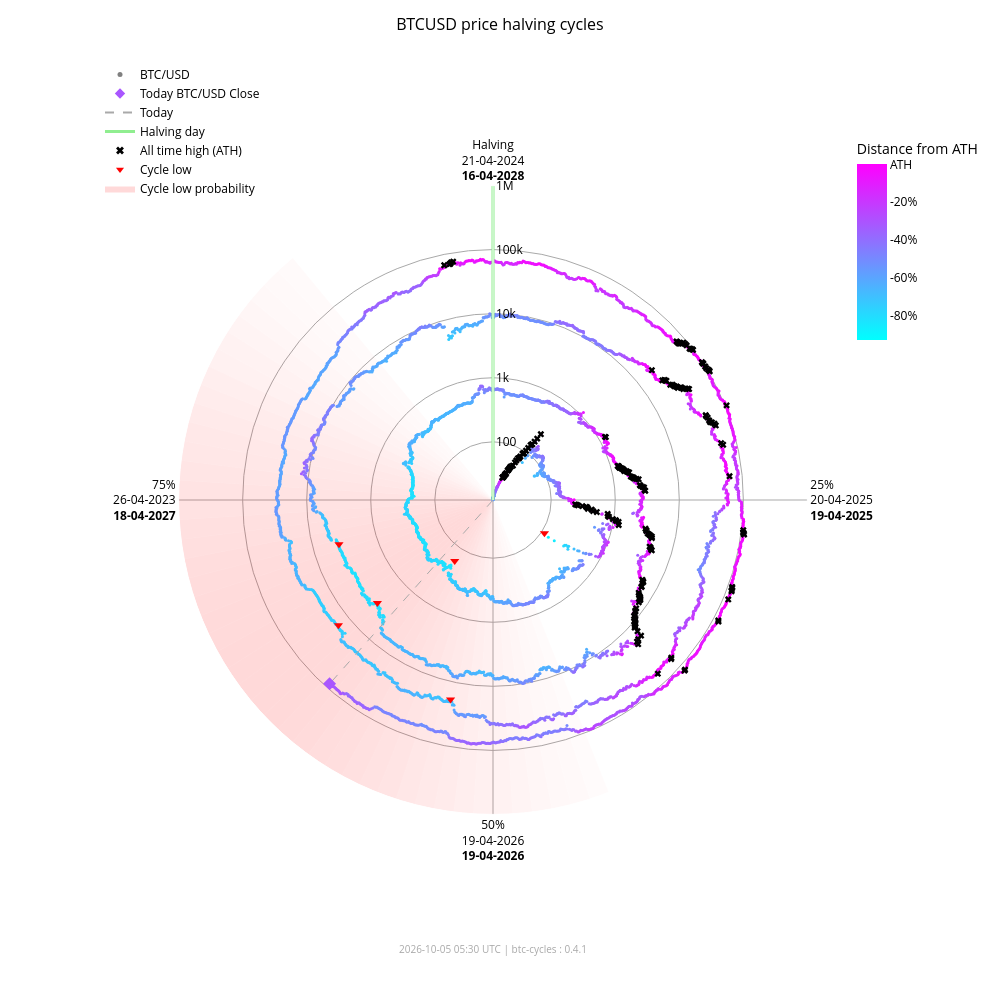

Write notebook code for a chart like this one.
### Markdown cell above
### Interactive chart (plotly)

### Code cell
fig_interactive = btc.plot(
    kind="interactive",
    from_date="2012-11-28",
)
# plotly config for interactivity
config = {"scrollZoom": True, "displayModeBar": True}
# display in notebook
fig_interactive.show(config=config)

### Figure 1 — Plotly figure (JSON) as saved in the notebook; plotly's stock layout.template omitted (floating-point values rounded to 4 significant figures; data arrays with more than 128 entries replaced by an {"elided": "..."} marker saying what was removed)
{"data": [{"fill": "toself", "fillcolor": "rgba(255,0,0,0.017168280509461755)", "hoverinfo": "skip", "line": {"width": 0}, "mode": "lines", "r": [12.35, 1000000, 1000000, 12.35, 12.35], "showlegend": false, "theta": [158.4, 158.4, 162.0, 162.0, 158.4], "type": "scatterpolar"}, {"fill": "toself", "fillcolor": "rgba(255,0,0,0.022114794501891175)", "hoverinfo": "skip", "line": {"width": 0}, "mode": "lines", "r": [12.35, 1000000, 1000000, 12.35, 12.35], "showlegend": false, "theta": [162.0, 162.0, 165.6, 165.6, 162.0], "type": "scatterpolar"}, {"fill": "toself", "fillcolor": "rgba(255,0,0,0.02790404259511669)", "hoverinfo": "skip", "line": {"width": 0}, "mode": "lines", "r": [12.35, 1000000, 1000000, 12.35, 12.35], "showlegend": false, "theta": [165.6, 165.6, 169.2, 169.2, 165.6], "type": "scatterpolar"}, {"fill": "toself", "fillcolor": "rgba(255,0,0,0.034518294852420334)", "hoverinfo": "skip", "line": {"width": 0}, "mode": "lines", "r": [12.35, 1000000, 1000000, 12.35, 12.35], "showlegend": false, "theta": [169.2, 169.2, 172.8, 172.8, 169.2], "type": "scatterpolar"}, {"fill": "toself", "fillcolor": "rgba(255,0,0,0.041901979682821514)", "hoverinfo": "skip", "line": {"width": 0}, "mode": "lines", "r": [12.35, 1000000, 1000000, 12.35, 12.35], "showlegend": false, "theta": [172.8, 172.8, 176.4, 176.4, 172.8], "type": "scatterpolar"}, {"fill": "toself", "fillcolor": "rgba(255,0,0,0.04996405861294358)", "hoverinfo": "skip", "line": {"width": 0}, "mode": "lines", "r": [12.35, 1000000, 1000000, 12.35, 12.35], "showlegend": false, "theta": [176.4, 176.4, 180.0, 180.0, 176.4], "type": "scatterpolar"}, {"fill": "toself", "fillcolor": "rgba(255,0,0,0.05858349692240514)", "hoverinfo": "skip", "line": {"width": 0}, "mode": "lines", "r": [12.35, 1000000, 1000000, 12.35, 12.35], "showlegend": false, "theta": [180.0, 180.0, 183.6, 183.6, 180.0], "type": "scatterpolar"}, {"fill": "toself", "fillcolor": "rgba(255,0,0,0.06761662035375064)", "hoverinfo": "skip", "line": {"width": 0}, "mode": "lines", "r": [12.35, 1000000, 1000000, 12.35, 12.35], "showlegend": false, "theta": [183.6, 183.6, 187.2, 187.2, 183.6], "type": "scatterpolar"}, {"fill": "toself", "fillcolor": "rgba(255,0,0,0.07690481219944661)", "hoverinfo": "skip", "line": {"width": 0}, "mode": "lines", "r": [12.35, 1000000, 1000000, 12.35, 12.35], "showlegend": false, "theta": [187.2, 187.2, 190.8, 190.8, 187.2], "type": "scatterpolar"}, {"fill": "toself", "fillcolor": "rgba(255,0,0,0.08628112000611096)", "hoverinfo": "skip", "line": {"width": 0}, "mode": "lines", "r": [12.35, 1000000, 1000000, 12.35, 12.35], "showlegend": false, "theta": [190.8, 190.8, 194.4, 194.4, 190.8], "type": "scatterpolar"}, {"fill": "toself", "fillcolor": "rgba(255,0,0,0.09557490841018089)", "hoverinfo": "skip", "line": {"width": 0}, "mode": "lines", "r": [12.35, 1000000, 1000000, 12.35, 12.35], "showlegend": false, "theta": [194.4, 194.4, 198.0, 198.0, 194.4], "type": "scatterpolar"}, {"fill": "toself", "fillcolor": "rgba(255,0,0,0.10461455782963762)", "hoverinfo": "skip", "line": {"width": 0}, "mode": "lines", "r": [12.35, 1000000, 1000000, 12.35, 12.35], "showlegend": false, "theta": [198.0, 198.0, 201.6, 201.6, 198.0], "type": "scatterpolar"}, {"fill": "toself", "fillcolor": "rgba(255,0,0,0.11322908719652829)", "hoverinfo": "skip", "line": {"width": 0}, "mode": "lines", "r": [12.35, 1000000, 1000000, 12.35, 12.35], "showlegend": false, "theta": [201.6, 201.6, 205.2, 205.2, 201.6], "type": "scatterpolar"}, {"fill": "toself", "fillcolor": "rgba(255,0,0,0.12125015337052986)", "hoverinfo": "skip", "line": {"width": 0}, "mode": "lines", "r": [12.35, 1000000, 1000000, 12.35, 12.35], "showlegend": false, "theta": [205.2, 205.2, 208.8, 208.8, 205.2], "type": "scatterpolar"}, {"fill": "toself", "fillcolor": "rgba(255,0,0,0.12851590515331976)", "hoverinfo": "skip", "line": {"width": 0}, "mode": "lines", "r": [12.35, 1000000, 1000000, 12.35, 12.35], "showlegend": false, "theta": [208.8, 208.8, 212.4, 212.4, 208.8], "type": "scatterpolar"}, {"fill": "toself", "fillcolor": "rgba(255,0,0,0.13487757461161184)", "hoverinfo": "skip", "line": {"width": 0}, "mode": "lines", "r": [12.35, 1000000, 1000000, 12.35, 12.35], "showlegend": false, "theta": [212.4, 212.4, 216.0, 216.0, 212.4], "type": "scatterpolar"}, {"fill": "toself", "fillcolor": "rgba(255,0,0,0.14020862181849592)", "hoverinfo": "skip", "line": {"width": 0}, "mode": "lines", "r": [12.35, 1000000, 1000000, 12.35, 12.35], "showlegend": false, "theta": [216.0, 216.0, 219.6, 219.6, 216.0], "type": "scatterpolar"}, {"fill": "toself", "fillcolor": "rgba(255,0,0,0.14441504950654527)", "hoverinfo": "skip", "line": {"width": 0}, "mode": "lines", "r": [12.35, 1000000, 1000000, 12.35, 12.35], "showlegend": false, "theta": [219.6, 219.6, 223.2, 223.2, 219.6], "type": "scatterpolar"}, {"fill": "toself", "fillcolor": "rgba(255,0,0,0.14744459351271713)", "hoverinfo": "skip", "line": {"width": 0}, "mode": "lines", "r": [12.35, 1000000, 1000000, 12.35, 12.35], "showlegend": false, "theta": [223.2, 223.2, 226.8, 226.8, 223.2], "type": "scatterpolar"}, {"fill": "toself", "fillcolor": "rgba(255,0,0,0.14929223192296423)", "hoverinfo": "skip", "line": {"width": 0}, "mode": "lines", "r": [12.35, 1000000, 1000000, 12.35, 12.35], "showlegend": false, "theta": [226.8, 226.8, 230.4, 230.4, 226.8], "type": "scatterpolar"}, {"fill": "toself", "fillcolor": "rgba(255,0,0,0.15)", "hoverinfo": "skip", "line": {"width": 0}, "mode": "lines", "r": [12.35, 1000000, 1000000, 12.35, 12.35], "showlegend": false, "theta": [230.4, 230.4, 234.0, 234.0, 230.4], "type": "scatterpolar"}, {"fill": "toself", "fillcolor": "rgba(255,0,0,0.14965033825231114)", "hoverinfo": "skip", "line": {"width": 0}, "mode": "lines", "r": [12.35, 1000000, 1000000, 12.35, 12.35], "showlegend": false, "theta": [234.0, 234.0, 237.6, 237.6, 234.0], "type": "scatterpolar"}, {"fill": "toself", "fillcolor": "rgba(255,0,0,0.14835378057909807)", "hoverinfo": "skip", "line": {"width": 0}, "mode": "lines", "r": [12.35, 1000000, 1000000, 12.35, 12.35], "showlegend": false, "theta": [237.6, 237.6, 241.2, 241.2, 237.6], "type": "scatterpolar"}, {"fill": "toself", "fillcolor": "rgba(255,0,0,0.14623322283554635)", "hoverinfo": "skip", "line": {"width": 0}, "mode": "lines", "r": [12.35, 1000000, 1000000, 12.35, 12.35], "showlegend": false, "theta": [241.2, 241.2, 244.8, 244.8, 241.2], "type": "scatterpolar"}, {"fill": "toself", "fillcolor": "rgba(255,0,0,0.1434078538226231)", "hoverinfo": "skip", "line": {"width": 0}, "mode": "lines", "r": [12.35, 1000000, 1000000, 12.35, 12.35], "showlegend": false, "theta": [244.8, 244.8, 248.4, 248.4, 244.8], "type": "scatterpolar"}, {"fill": "toself", "fillcolor": "rgba(255,0,0,0.13997983179373427)", "hoverinfo": "skip", "line": {"width": 0}, "mode": "lines", "r": [12.35, 1000000, 1000000, 12.35, 12.35], "showlegend": false, "theta": [248.4, 248.4, 252.0, 252.0, 248.4], "type": "scatterpolar"}, {"fill": "toself", "fillcolor": "rgba(255,0,0,0.13602598258454268)", "hoverinfo": "skip", "line": {"width": 0}, "mode": "lines", "r": [12.35, 1000000, 1000000, 12.35, 12.35], "showlegend": false, "theta": [252.0, 252.0, 255.6, 255.6, 252.0], "type": "scatterpolar"}, {"fill": "toself", "fillcolor": "rgba(255,0,0,0.13159547355344953)", "hoverinfo": "skip", "line": {"width": 0}, "mode": "lines", "r": [12.35, 1000000, 1000000, 12.35, 12.35], "showlegend": false, "theta": [255.6, 255.6, 259.2, 259.2, 255.6], "type": "scatterpolar"}, {"fill": "toself", "fillcolor": "rgba(255,0,0,0.12671301775492697)", "hoverinfo": "skip", "line": {"width": 0}, "mode": "lines", "r": [12.35, 1000000, 1000000, 12.35, 12.35], "showlegend": false, "theta": [259.2, 259.2, 262.8, 262.8, 259.2], "type": "scatterpolar"}, {"fill": "toself", "fillcolor": "rgba(255,0,0,0.12138610149219965)", "hoverinfo": "skip", "line": {"width": 0}, "mode": "lines", "r": [12.35, 1000000, 1000000, 12.35, 12.35], "showlegend": false, "theta": [262.8, 262.8, 266.4, 266.4, 262.8], "type": "scatterpolar"}, {"fill": "toself", "fillcolor": "rgba(255,0,0,0.1156142551644921)", "hoverinfo": "skip", "line": {"width": 0}, "mode": "lines", "r": [12.35, 1000000, 1000000, 12.35, 12.35], "showlegend": false, "theta": [266.4, 266.4, 270.0, 270.0, 266.4], "type": "scatterpolar"}, {"fill": "toself", "fillcolor": "rgba(255,0,0,0.10939851441251548)", "hoverinfo": "skip", "line": {"width": 0}, "mode": "lines", "r": [12.35, 1000000, 1000000, 12.35, 12.35], "showlegend": false, "theta": [270.0, 270.0, 273.6, 273.6, 270.0], "type": "scatterpolar"}, {"fill": "toself", "fillcolor": "rgba(255,0,0,0.10274974912946185)", "hoverinfo": "skip", "line": {"width": 0}, "mode": "lines", "r": [12.35, 1000000, 1000000, 12.35, 12.35], "showlegend": false, "theta": [273.6, 273.6, 277.2, 277.2, 273.6], "type": "scatterpolar"}, {"fill": "toself", "fillcolor": "rgba(255,0,0,0.09569517349791425)", "hoverinfo": "skip", "line": {"width": 0}, "mode": "lines", "r": [12.35, 1000000, 1000000, 12.35, 12.35], "showlegend": false, "theta": [277.2, 277.2, 280.8, 280.8, 277.2], "type": "scatterpolar"}, {"fill": "toself", "fillcolor": "rgba(255,0,0,0.08828282625646727)", "hoverinfo": "skip", "line": {"width": 0}, "mode": "lines", "r": [12.35, 1000000, 1000000, 12.35, 12.35], "showlegend": false, "theta": [280.8, 280.8, 284.4, 284.4, 280.8], "type": "scatterpolar"}, {"fill": "toself", "fillcolor": "rgba(255,0,0,0.08058400018765345)", "hoverinfo": "skip", "line": {"width": 0}, "mode": "lines", "r": [12.35, 1000000, 1000000, 12.35, 12.35], "showlegend": false, "theta": [284.4, 284.4, 288.0, 288.0, 284.4], "type": "scatterpolar"}, {"fill": "toself", "fillcolor": "rgba(255,0,0,0.07269354608292704)", "hoverinfo": "skip", "line": {"width": 0}, "mode": "lines", "r": [12.35, 1000000, 1000000, 12.35, 12.35], "showlegend": false, "theta": [288.0, 288.0, 291.6, 291.6, 288.0], "type": "scatterpolar"}, {"fill": "toself", "fillcolor": "rgba(255,0,0,0.06472784449068783)", "hoverinfo": "skip", "line": {"width": 0}, "mode": "lines", "r": [12.35, 1000000, 1000000, 12.35, 12.35], "showlegend": false, "theta": [291.6, 291.6, 295.2, 295.2, 291.6], "type": "scatterpolar"}, {"fill": "toself", "fillcolor": "rgba(255,0,0,0.05682021976743955)", "hoverinfo": "skip", "line": {"width": 0}, "mode": "lines", "r": [12.35, 1000000, 1000000, 12.35, 12.35], "showlegend": false, "theta": [295.2, 295.2, 298.8, 298.8, 295.2], "type": "scatterpolar"}, {"fill": "toself", "fillcolor": "rgba(255,0,0,0.04911378436707333)", "hoverinfo": "skip", "line": {"width": 0}, "mode": "lines", "r": [12.35, 1000000, 1000000, 12.35, 12.35], "showlegend": false, "theta": [298.8, 298.8, 302.4, 302.4, 298.8], "type": "scatterpolar"}, {"fill": "toself", "fillcolor": "rgba(255,0,0,0.04175213714896469)", "hoverinfo": "skip", "line": {"width": 0}, "mode": "lines", "r": [12.35, 1000000, 1000000, 12.35, 12.35], "showlegend": false, "theta": [302.4, 302.4, 306.0, 306.0, 302.4], "type": "scatterpolar"}, {"fill": "toself", "fillcolor": "rgba(255,0,0,0.034868865657538876)", "hoverinfo": "skip", "line": {"width": 0}, "mode": "lines", "r": [12.35, 1000000, 1000000, 12.35, 12.35], "showlegend": false, "theta": [306.0, 306.0, 309.6, 309.6, 306.0], "type": "scatterpolar"}, {"fill": "toself", "fillcolor": "rgba(255,0,0,0.02857722515334582)", "hoverinfo": "skip", "line": {"width": 0}, "mode": "lines", "r": [12.35, 1000000, 1000000, 12.35, 12.35], "showlegend": false, "theta": [309.6, 309.6, 313.2, 313.2, 309.6], "type": "scatterpolar"}, {"fill": "toself", "fillcolor": "rgba(255,0,0,0.022961515313555197)", "hoverinfo": "skip", "line": {"width": 0}, "mode": "lines", "r": [12.35, 1000000, 1000000, 12.35, 12.35], "showlegend": false, "theta": [313.2, 313.2, 316.8, 316.8, 313.2], "type": "scatterpolar"}, {"fill": "toself", "fillcolor": "rgba(255,0,0,0.01807146942917362)", "hoverinfo": "skip", "line": {"width": 0}, "mode": "lines", "r": [12.35, 1000000, 1000000, 12.35, 12.35], "showlegend": false, "theta": [316.8, 316.8, 320.4, 320.4, 316.8], "type": "scatterpolar"}, {"hoverinfo": "text", "marker": {"color": {"elided": "5060 str values"}, "size": 3}, "mode": "markers", "r": {"elided": "5060 float values"}, "showlegend": false, "text": {"elided": "5060 str values"}, "theta": {"elided": "5060 float values"}, "type": "scatterpolar"}, {"hoverinfo": "skip", "line": {"color": "lightgreen", "width": 3}, "mode": "lines", "r": [12.35, 1000000], "showlegend": false, "theta": [0, 0], "type": "scatterpolar"}, {"hoverinfo": "skip", "line": {"color": "darkgrey", "dash": "dash", "width": 1}, "mode": "lines", "r": [12.35, 85510.0], "showlegend": false, "theta": [221.6, 221.6], "type": "scatterpolar"}, {"hoverinfo": "text", "marker": {"color": "#a956ff", "size": 10, "symbol": "diamond"}, "mode": "markers", "r": [85510.0], "showlegend": false, "text": ["Today<br>Date: 2026-10-05<br>Price: $85,509.91"], "theta": [221.6], "type": "scatterpolar"}, {"hoverinfo": "text", "marker": {"color": "black", "size": 6, "symbol": "x"}, "mode": "markers", "r": {"elided": "195 float values"}, "showlegend": false, "text": {"elided": "195 str values"}, "theta": {"elided": "195 float values"}, "type": "scatterpolar"}, {"hoverinfo": "text", "marker": {"color": "red", "size": 8, "symbol": "triangle-down"}, "mode": "markers", "r": [111.6, 164.9, 3233.0, 3925.0, 18950.0, 15760.0], "showlegend": false, "text": ["Cycle Low<br>Date: 2014-02-21<br>Price: $111.56<br>ATH distance: -91.0%", "Cycle Low<br>Date: 2015-01-14<br>Price: $164.92<br>ATH distance: -86.7%", "Cycle Low<br>Date: 2018-12-15<br>Price: $3,232.51<br>ATH distance: -83.3%", "Cycle Low<br>Date: 2019-03-25<br>Price: $3,924.55<br>ATH distance: -79.7%", "Cycle Low<br>Date: 2022-06-18<br>Price: $18,954.25<br>ATH distance: -71.9%", "Cycle Low<br>Date: 2022-11-21<br>Price: $15,760.19<br>ATH distance: -76.7%"], "theta": [122.8, 212.1, 228.3, 254.0, 192.0, 231.0], "type": "scatterpolar"}, {"marker": {"color": "grey", "size": 5}, "mode": "markers", "name": "BTC/USD", "r": [null], "theta": [null], "type": "scatterpolar"}, {"marker": {"color": "#a956ff", "size": 8, "symbol": "diamond"}, "mode": "markers", "name": "Today BTC/USD Close", "r": [null], "theta": [null], "type": "scatterpolar"}, {"line": {"color": "darkgrey", "dash": "dash"}, "mode": "lines", "name": "Today", "r": [null], "theta": [null], "type": "scatterpolar"}, {"line": {"color": "lightgreen", "width": 3}, "mode": "lines", "name": "Halving day", "r": [null], "theta": [null], "type": "scatterpolar"}, {"marker": {"color": "black", "size": 7, "symbol": "x"}, "mode": "markers", "name": "All time high (ATH)", "r": [null], "theta": [null], "type": "scatterpolar"}, {"marker": {"color": "red", "size": 7, "symbol": "triangle-down"}, "mode": "markers", "name": "Cycle low", "r": [null], "theta": [null], "type": "scatterpolar"}, {"fill": "toself", "fillcolor": "rgba(255,0,0,0.15)", "line": {"width": 0}, "mode": "lines", "name": "Cycle low probability", "r": [null], "theta": [null], "type": "scatterpolar"}, {"hoverinfo": "skip", "marker": {"cmax": 0, "cmin": -0.9307, "color": [0], "colorbar": {"len": 0.25, "ticktext": ["ATH", "-20%", "-40%", "-60%", "-80%", "-100%"], "tickvals": [0, -0.2, -0.4, -0.6, -0.8, -1.0], "title": {"text": "Distance from ATH"}, "x": 0.95, "y": 0.92, "yanchor": "top"}, "colorscale": {"elided": "256x2 mixed values"}, "showscale": true, "size": 0}, "mode": "markers", "r": [null], "showlegend": false, "theta": [null], "type": "scatterpolar"}], "layout": {"annotations": [{"font": {"color": "darkgrey", "size": 10}, "showarrow": false, "text": "2026-10-05 05:30 UTC | btc-cycles : 0.4.1", "x": 0.5, "xref": "paper", "y": -0.02, "yref": "paper"}], "font": {"color": "black"}, "height": 1000, "legend": {"bgcolor": "rgba(0,0,0,0)", "font": {"color": "black"}, "x": 0.0, "y": 1.0}, "margin": {"b": 60, "l": 100, "r": 80, "t": 60}, "paper_bgcolor": "white", "plot_bgcolor": "white", "polar": {"angularaxis": {"color": "black", "direction": "clockwise", "gridcolor": "darkgrey", "rotation": 90, "ticktext": ["Halving<br>21-04-2024<br><b>16-04-2028</b>", "25%<br>20-04-2025<br><b>19-04-2025</b>", "50%<br>19-04-2026<br><b>19-04-2026</b>", "75%<br>26-04-2023<br><b>18-04-2027</b>"], "tickvals": [0, 90, 180, 270]}, "bgcolor": "white", "domain": {"x": [0.1, 0.9], "y": [0.05, 0.95]}, "radialaxis": {"angle": 90, "color": "black", "gridcolor": "darkgrey", "range": [1.092, 6.0], "tickangle": 90, "ticktext": ["100", "1k", "10k", "100k", "1M"], "tickvals": [100, 1000, 10000, 100000, 1000000], "type": "log"}}, "title": {"font": {"color": "black", "size": 16}, "text": "BTCUSD price halving cycles", "x": 0.5}, "width": 1000}}
